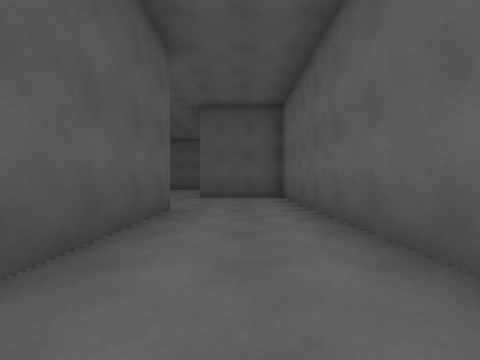
view 1 (above)

24 first-person views from a walk through a 3-D level made in the Unity game engine. The camera is 1.2 m above the floor, looks level and sees 90° across. Doors are open. The floor is counted in squares, 2 m on a side. Each view is taken from the middle of a square. On the plan, view 1 faces up. The plan holds only what a view shows up to about 9 squares ahead; the rest is blank. The place goes on beyond the plan. The player is left out. Some surface patterns are stand-ins.

view 2
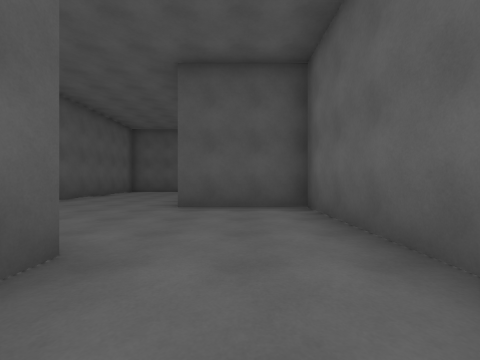

view 3
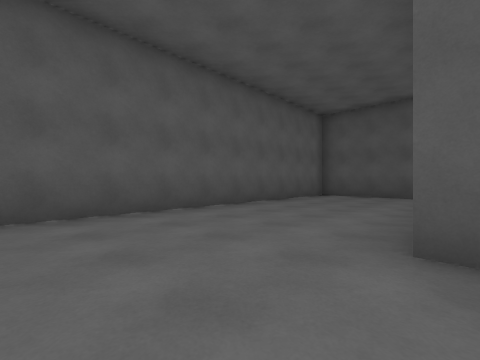

view 4
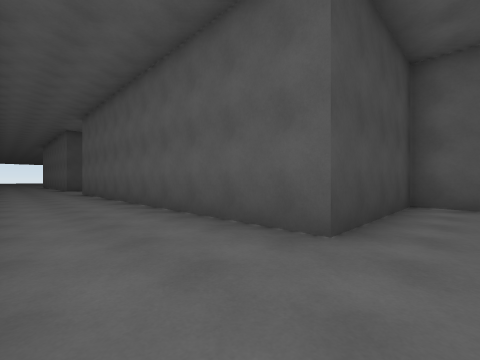

view 5
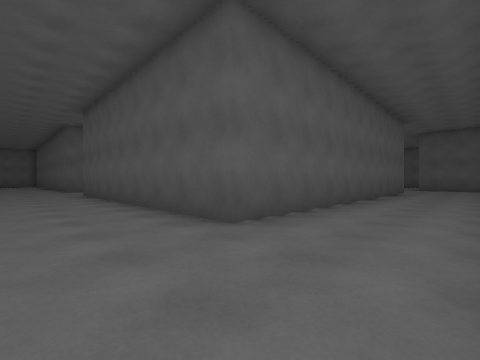

view 6
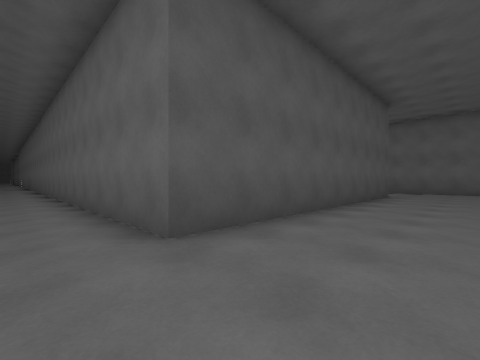

view 7
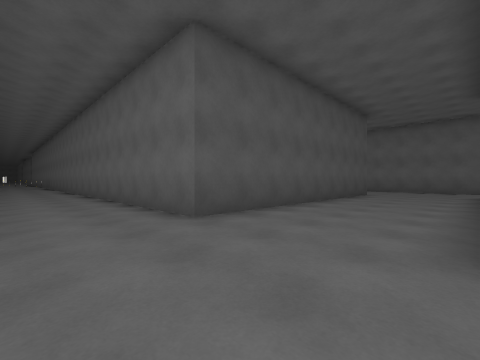

view 8
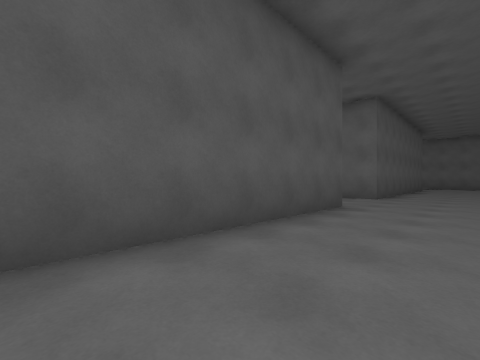

view 9
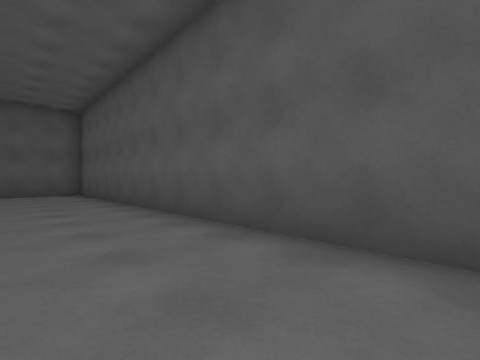

view 10
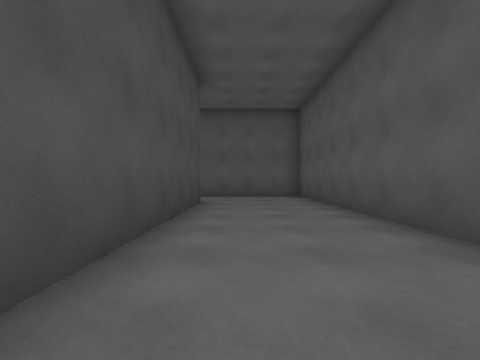

view 11
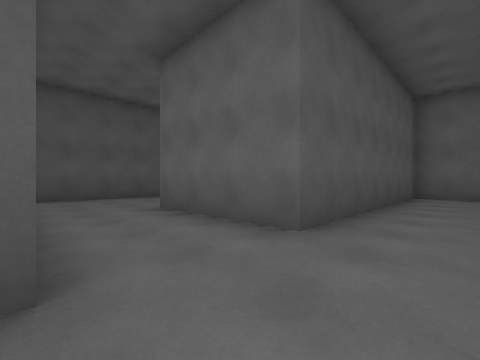

view 12
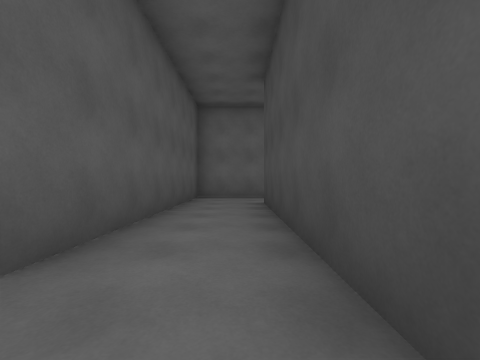

view 13
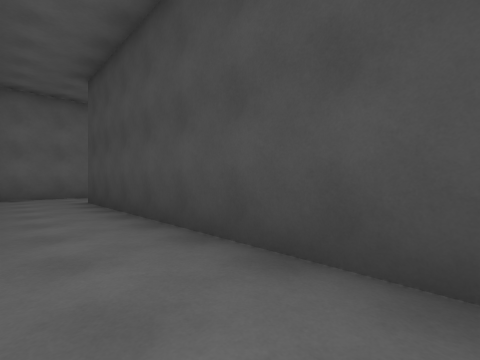

view 14
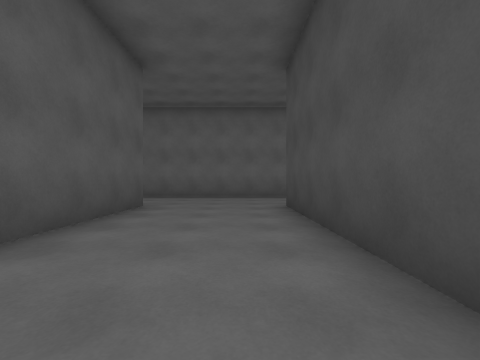

view 15
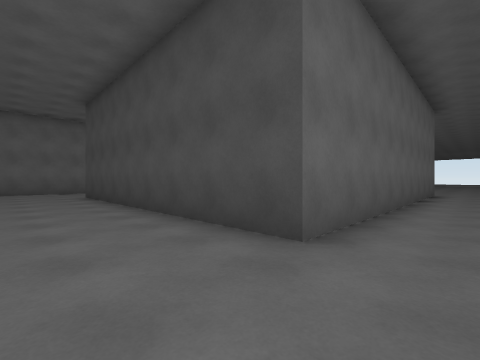

view 16
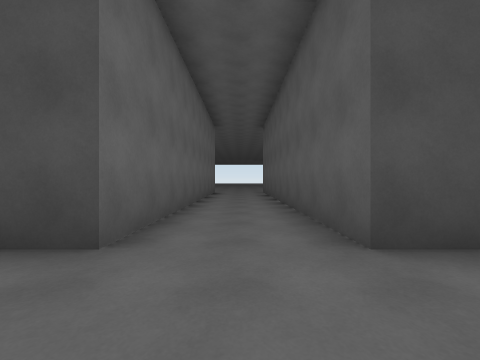

view 17
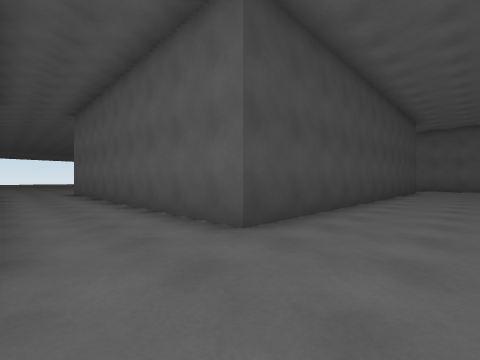

view 18
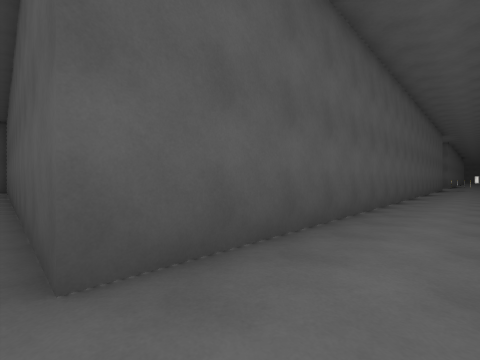

view 19
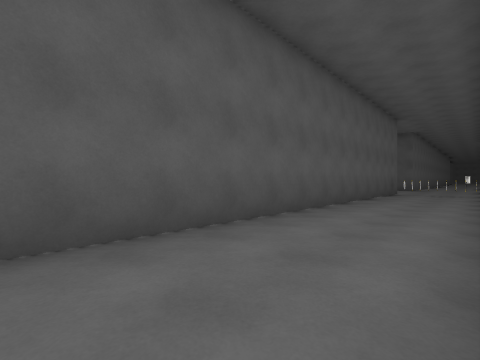

view 20
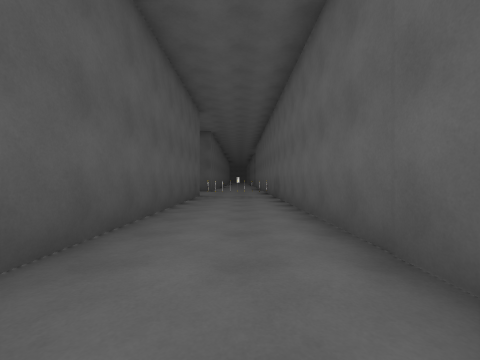

view 21
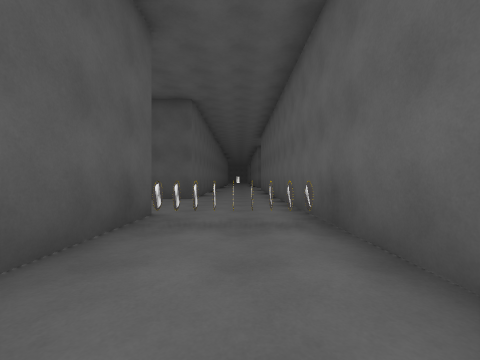

view 22
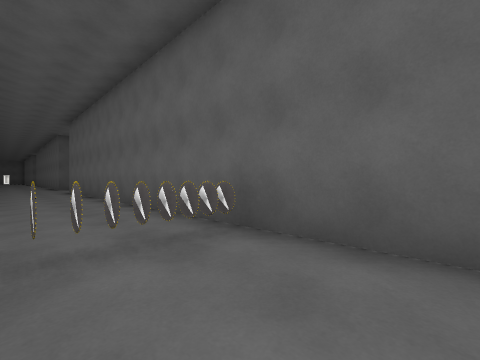

view 23
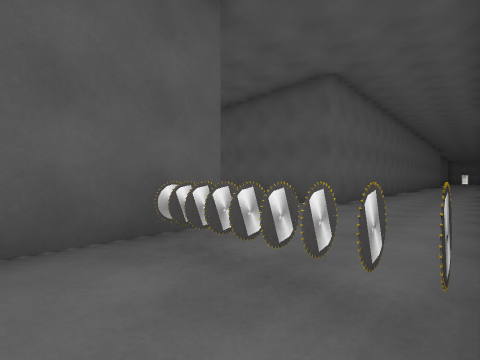

view 24
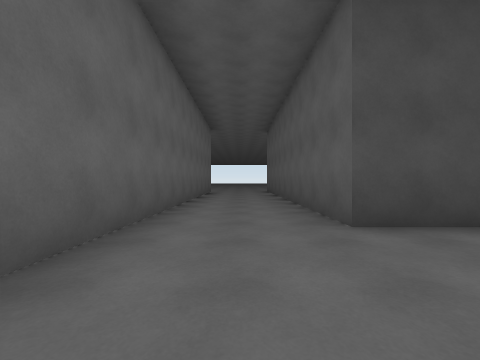

### Floor plan
Points are (right, up) in squares from view 1. A wall is a line through its corners. A room is listed if a view was taken in it or the views show most of it. See-through windows are left out.
Room 1 (views 1, 2, 3, 4, 5, 6, 7, 8, 9, 10, 11, 12, 13, 14, 15, 16, 17, 18, 19, 20, 21, 22, 23, 24)
walls: (-12.5, 12.2) (-12.5, -5.8) (-25.9, -5.8) (-25.9, -9.5); (-5.5, 14.2) (-5.5, 4.9) (-1.4, 4.9) (-1.4, -5.8) (-9.8, -5.8) (-9.8, 19.5); (1.5, 1.4) (1.5, 8.3) (-1.4, 8.3); (-2.4, 15.1) (-4.6, 15.1); (-12.5, 20.2) (-12.5, 15.6) (-16.6, 15.6); (-9.8, -15.5) (-9.8, -9.1) (-1.4, -9.1) (-1.4, -14.9); (-16.6, -15.1) (-16.6, -12.5) (-23.5, -12.5) (-23.5, -9.1) (-12.1, -9.1) (-12.1, -15.5); (1.5, -15) (1.5, -4.5); (-26, -14.6) (-18.8, -14.6)
objects: other object (-12, 11); other object (-11, 11); other object (-10, 11)

Positions as (right, up) in squares from view 1, and headings:
1: (0, 0), facing up
2: (0, 3), facing up
3: (-1, 6), facing up-left
4: (1, 6), facing down-left
5: (1, -8), facing up-left
6: (-11, -8), facing up-right
7: (-12, -9), facing up-right
8: (-18, -8), facing up-right
9: (-15, -8), facing up-left
10: (-17, -8), facing left
11: (-26, -14), facing up-right
12: (-25, -14), facing right
13: (-26, -13), facing down-right
14: (-7, -8), facing right
15: (-11, -7), facing down-right
16: (-11, -7), facing down
17: (-10, -7), facing down-left
18: (-11, -6), facing up-left
19: (-10, 0), facing up-left
20: (-11, 3), facing up
21: (-11, 8), facing up
22: (-12, 9), facing up-right
23: (-10, 10), facing up-left
24: (0, -6), facing down
